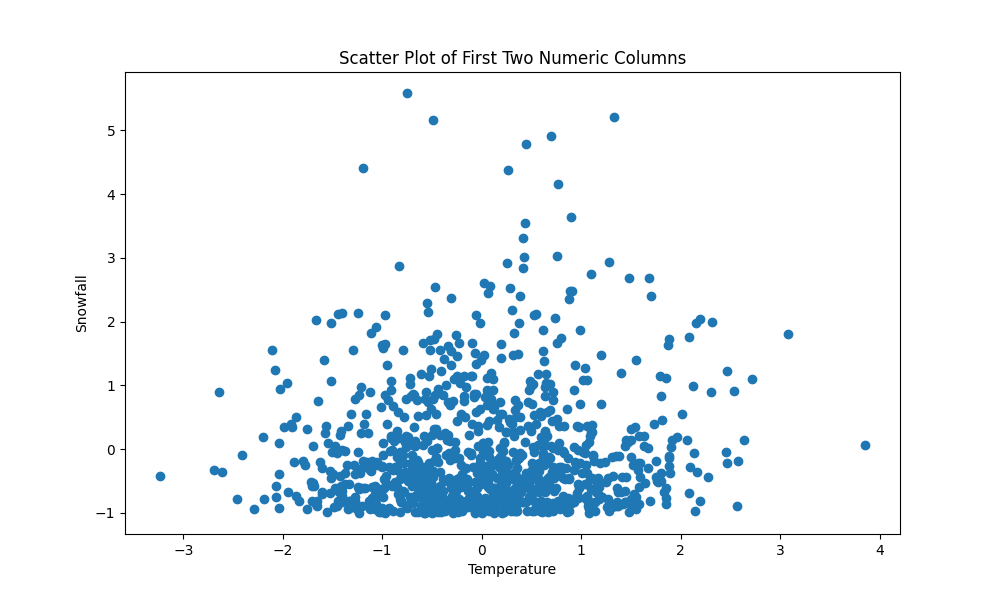

Here is the Python script that generated this plot:
import pandas as pd
import matplotlib.pyplot as plt

def create_visualization(file_path):
    df = pd.read_csv(file_path)
    
    # Create visualization
    plt.figure(figsize=(10, 6))
    numeric_cols = df.select_dtypes(include=['float64', 'int64']).columns[:2]
    plt.scatter(df[numeric_cols[0]], df[numeric_cols[1]])
    plt.xlabel(numeric_cols[0])
    plt.ylabel(numeric_cols[1])
    plt.title('Scatter Plot of First Two Numeric Columns')
    plt.savefig('vis.png')
    plt.close()
    
    # Call next script
    import model
    model.cluster_data('res_dpre.csv')

if __name__ == "__main__":
    create_visualization('res_dpre.csv')